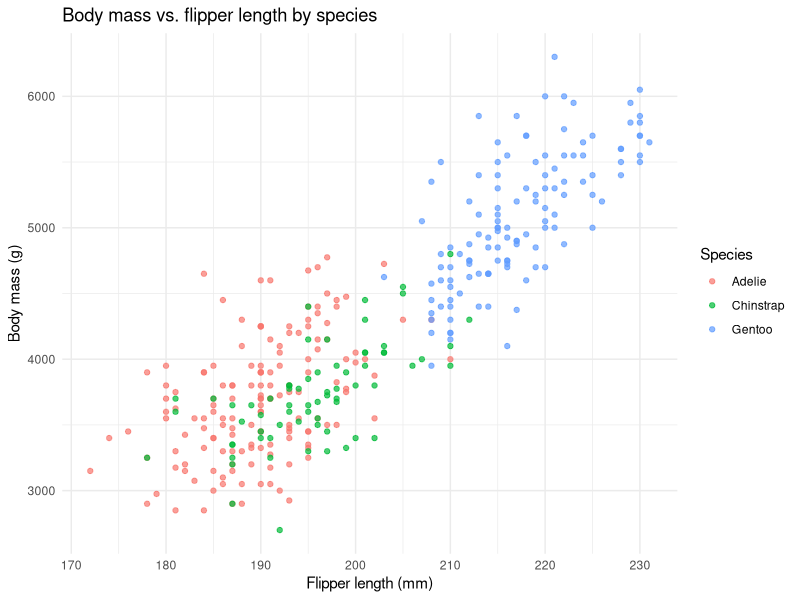

Generate this figure with R:
## ---- chunk 1
#| message: false
#| warning: false

library(palmerpenguins)
library(dplyr)
library(ggplot2)

penguins <- palmerpenguins::penguins
head(penguins)
## ---- chunk 2
species_summary <- penguins |>
  group_by(species) |>
  summarise(
    mean_body_mass_g = mean(body_mass_g, na.rm = TRUE),
    mean_flipper_length_mm = mean(flipper_length_mm, na.rm = TRUE)
  )

species_summary
## ---- chunk 3
#| label: fig-penguin-mass
#| fig-cap: "Body mass versus flipper length by penguin species."
#| warning: false

ggplot(
  penguins,
  aes(
    x = flipper_length_mm,
    y = body_mass_g,
    color = species
  )
) +
  geom_point(alpha = 0.7) +
  labs(
    title = "Body mass vs. flipper length by species",
    x = "Flipper length (mm)",
    y = "Body mass (g)",
    color = "Species"
  ) +
  theme_minimal()
